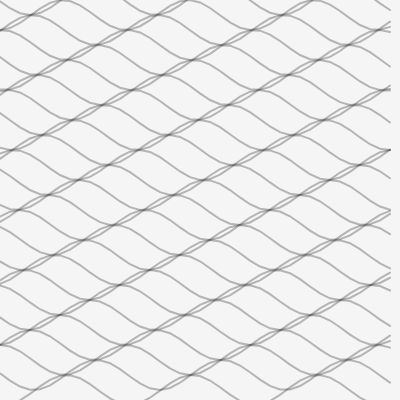
Frame 1 (no input)
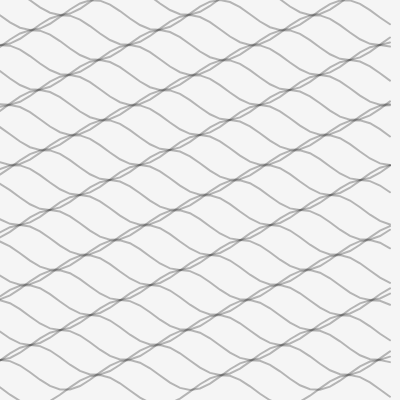
Frame 60 (no input)
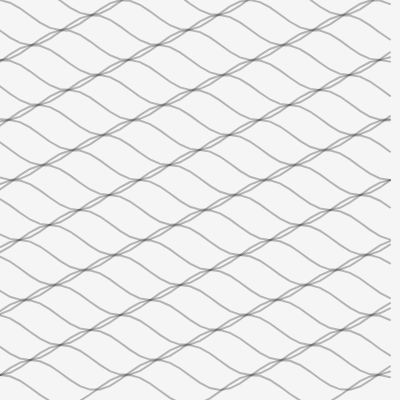
Frame 120 (the mouse pressed at the canvas centre since frame 60)

The p5.js sketch that drew these frames (run headless with seeded random() and noise() and a simulated clock; from frame 60 on, the mouse is pressed at the canvas centre):

// p5.js sketch
// ── sketch.js
function setup() {
  createCanvas(400, 400);
  noFill();
  strokeWeight(2);
}

function draw() {
  background(245);

  let spacing = 15;

  for (let y = 0; y < height; y += spacing) {
    stroke(40, 80);

    beginShape();

    for (let x = 0; x < width; x += 10) {
      let wave = sin(x * 0.05 + frameCount * 0.08 + y * 0.1) * 15;
      vertex(x, y + wave);
    }

    endShape();
  }
}
